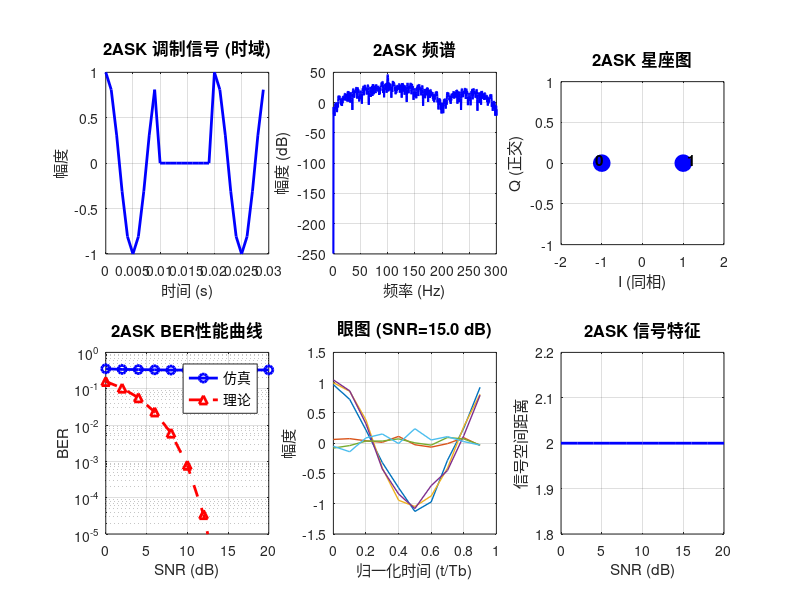

The MATLAB script that drew this image: (Note: this script raises an error after producing the figure.)
%% 2ASK 调制性能分析与比较
% 包括BER曲线、星座图、眼图等

clear all; close all; clc;

%% ===================== 参数设置 =====================
fc = 100;               % 载波频率
fs = 1000;              % 采样频率
Tb = 0.01;              % 比特周期
N = fs * Tb;            % 每个比特的采样点数
num_bits = 100;         % 比特数
SNR_range = 0:2:20;     % SNR范围

fprintf('===================== 2ASK 性能分析 =====================\n\n');

%% ===================== 生成测试序列 =====================
bit_sequence = randi([0, 1], 1, num_bits);

% 生成2ASK调制信号
t_total = 0 : (1/fs) : (num_bits * Tb) - (1/fs);
ask_signal = zeros(1, length(t_total));

for i = 1 : num_bits
    start_idx = (i-1) * N + 1;
    end_idx = i * N;
    amplitude = bit_sequence(i);
    carrier = amplitude * cos(2*pi*fc*t_total(start_idx:end_idx));
    ask_signal(start_idx:end_idx) = carrier;
end

signal_power = mean(ask_signal.^2);

%% ===================== 性能分析 =====================
BER_simulated = zeros(1, length(SNR_range));
BER_theoretical = zeros(1, length(SNR_range));

for snr_idx = 1 : length(SNR_range)
    SNR = SNR_range(snr_idx);
    SNR_linear = 10^(SNR/10);
    noise_power = signal_power / SNR_linear;
    
    % 多次试验取平均
    total_errors = 0;
    num_trials = 100;
    
    for trial = 1 : num_trials
        % 加噪声
        noise = sqrt(noise_power) * randn(1, length(ask_signal));
        received_signal = ask_signal + noise;
        
        % 解调
        demod_signal = received_signal .* cos(2*pi*fc*t_total);
        
        % 低通滤波
        cutoff_freq = 50;
        normalized_cutoff = cutoff_freq / (fs/2);
        [b, a] = butter(4, normalized_cutoff);
        filtered_signal = filter(b, a, demod_signal);
        
        % 判决
        decoded_bits = zeros(1, num_bits);
        threshold = 0.5;
        
        for i = 1 : num_bits
            start_idx = (i-1) * N + 1;
            end_idx = i * N;
            sample_value = mean(filtered_signal(start_idx:end_idx));
            if sample_value > threshold
                decoded_bits(i) = 1;
            else
                decoded_bits(i) = 0;
            end
        end
        
        total_errors = total_errors + sum(bit_sequence ~= decoded_bits);
    end
    
    BER_simulated(snr_idx) = total_errors / (num_bits * num_trials);
    
    % 理论BER (2ASK / OOK)
    % BER = Q(sqrt(2*Eb/N0)) = Q(sqrt(2*SNR))
    % Q(x) ≈ 0.5*erfc(x/sqrt(2))
    BER_theoretical(snr_idx) = 0.5 * erfc(sqrt(SNR_linear/2));
end

fprintf('SNR (dB)  | BER_Simulated | BER_Theoretical\n');
fprintf('----------|---------------|----------------\n');
for i = 1 : length(SNR_range)
    fprintf('%8.1f  | %13.2e | %15.2e\n', SNR_range(i), BER_simulated(i), BER_theoretical(i));
end

%% ===================== 绘图 =====================
figure('Position', [100, 100, 1400, 900]);

% 图1: 调制信号时域
subplot(2, 3, 1);
t_show = t_total(1:min(3*N, length(t_total)));
sig_show = ask_signal(1:length(t_show));
plot(t_show, sig_show, 'b-', 'LineWidth', 2);
xlabel('时间 (s)', 'FontSize', 11);
ylabel('幅度', 'FontSize', 11);
title('2ASK 调制信号 (时域)', 'FontSize', 12, 'FontWeight', 'bold');
grid on;

% 图2: 调制信号频域
subplot(2, 3, 2);
nfft = 2^12;
freq = linspace(0, fs, nfft);
ask_fft = 20*log10(abs(fft(ask_signal, nfft)) + eps);
plot(freq(1:nfft/2), ask_fft(1:nfft/2), 'b-', 'LineWidth', 1.5);
xlabel('频率 (Hz)', 'FontSize', 11);
ylabel('幅度 (dB)', 'FontSize', 11);
title('2ASK 频谱', 'FontSize', 12, 'FontWeight', 'bold');
grid on;
set(gca, 'XLim', [0, 300]);

% 图3: 星座图
subplot(2, 3, 3);
% 2ASK星座点: (1, 0) 和 (-1, 0)
constellation_I = [1, -1];
constellation_Q = [0, 0];
plot(constellation_I, constellation_Q, 'bo', 'MarkerSize', 12, 'MarkerFaceColor', 'b');
hold on;
text(1.1, 0.05, '1', 'FontSize', 11, 'FontWeight', 'bold');
text(-1.15, 0.05, '0', 'FontSize', 11, 'FontWeight', 'bold');
xlabel('I (同相)', 'FontSize', 11);
ylabel('Q (正交)', 'FontSize', 11);
title('2ASK 星座图', 'FontSize', 12, 'FontWeight', 'bold');
grid on;
set(gca, 'XLim', [-2, 2], 'YLim', [-1, 1]);
axis square;

% 图4: BER性能曲线
subplot(2, 3, 4);
semilogy(SNR_range, BER_simulated, 'bo-', 'LineWidth', 2, 'MarkerSize', 6, 'DisplayName', '仿真');
hold on;
semilogy(SNR_range, BER_theoretical, 'r^--', 'LineWidth', 2, 'MarkerSize', 6, 'DisplayName', '理论');
xlabel('SNR (dB)', 'FontSize', 11);
ylabel('BER', 'FontSize', 11);
title('2ASK BER性能曲线', 'FontSize', 12, 'FontWeight', 'bold');
grid on;
legend('FontSize', 10);
set(gca, 'YLim', [1e-5, 1]);

% 图5: 眼图
subplot(2, 3, 5);
SNR_eye = 15;
SNR_linear = 10^(SNR_eye/10);
noise_power = signal_power / SNR_linear;
noise = sqrt(noise_power) * randn(1, length(ask_signal));
received_signal = ask_signal + noise;

% 绘制多个比特周期的眼图
for i = 1 : 6
    start_idx = (i-1) * N + 1;
    end_idx = i * N;
    t_eye = t_total(start_idx:end_idx);
    sig_eye = received_signal(start_idx:end_idx);
    
    % 归一化时间
    t_normalized = (t_eye - t_eye(1)) / Tb;
    
    if i == 1
        plot(t_normalized, sig_eye, 'LineWidth', 1);
    else
        plot(t_normalized, sig_eye, 'LineWidth', 1);
    end
    hold on;
end

xlabel('归一化时间 (t/Tb)', 'FontSize', 11);
ylabel('幅度', 'FontSize', 11);
title(sprintf('眼图 (SNR=%.1f dB)', SNR_eye), 'FontSize', 12, 'FontWeight', 'bold');
grid on;
set(gca, 'XLim', [0, 1]);

% 图6: 信噪比与距离的关系
subplot(2, 3, 6);
% 2ASK中，两个信号点距离
distance_2ask = 2;  % |1 - (-1)| = 2
% Eb/N0 与 SNR的关系
eb_n0 = SNR_range - 10*log10(1);  % 对于2ASK，带宽利用率为1
plot(SNR_range, distance_2ask*ones(size(SNR_range)), 'b-', 'LineWidth', 2);
hold on;
xlabel('SNR (dB)', 'FontSize', 11);
ylabel('信号空间距离', 'FontSize', 11);
title('2ASK 信号特征', 'FontSize', 12, 'FontWeight', 'bold');
grid on;

sgtitle('2ASK 调制性能分析', 'FontSize', 14, 'FontWeight', 'bold');

%% ===================== 性能指标统计 =====================
fprintf('\n\n==================== 性能统计 ====================\n');
fprintf('载波频率: %.0f Hz\n', fc);
fprintf('采样频率: %.0f Hz\n', fs);
fprintf('比特周期: %.3f s\n', Tb);
fprintf('比特率: %.0f bps\n', 1/Tb);
fprintf('\n2ASK 调制特点:\n');
fprintf('  - 幅度级数: 2 (0和1)\n');
fprintf('  - 带宽: ~200 Hz (理论)\n');
fprintf('  - 功率效率: 低\n');
fprintf('  - 噪声抗性: 中等\n');
fprintf('  - 复杂度: 低\n');
fprintf('==================================================\n');
